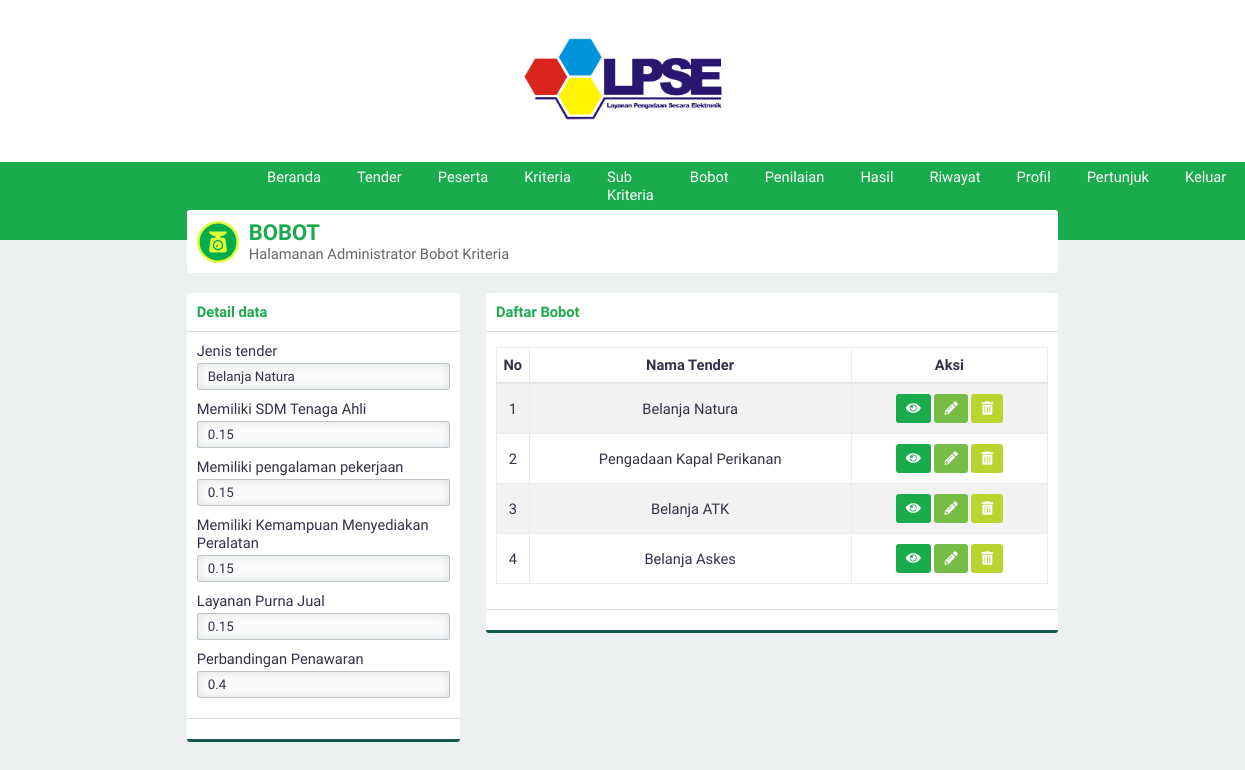
The page /?page=bobot&aksi=lihat&id=3 (signed in) on the database its author committed.
### tables this page shows
CREATE TABLE `jenis_tender` (
  `id_jenistender` int(3) NOT NULL,
  `namaTender` varchar(100) NOT NULL,
  `kode_rup` varchar(30) NOT NULL,
  `satuan_kerja` varchar(50) NOT NULL,
  `jenis_pengadaan` varchar(50) NOT NULL,
  `nilai_hps` varchar(50) NOT NULL,
  `tahun_pembuatan` varchar(20) NOT NULL
);

CREATE TABLE `bobot_kriteria` (
  `id_bobotkriteria` int(3) NOT NULL,
  `id_jenistender` int(3) NOT NULL,
  `id_kriteria` int(3) NOT NULL,
  `bobot` float NOT NULL
);

CREATE TABLE `kriteria` (
  `id_kriteria` int(3) NOT NULL,
  `namaKriteria` varchar(50) NOT NULL,
  `sifat` enum('Benefit','Cost') NOT NULL
);

### page/lihatbobot.php (the view, shortened to what this page needs)
<?php
$id=htmlspecialchars(@$_GET['id']);
$querylihat="SELECT id_jenistender,bobot,id_bobotkriteria,kriteria.namaKriteria AS namaKriteria FROM bobot_kriteria INNER JOIN kriteria USING(id_kriteria) WHERE id_jenistender='$id'";
?>
<div class="panel-top">
    <b class="text-green">Detail data</b>
</div>
<form>
    <div class="panel-middle">
        <div class="group-input">
            <?php
            $query="SELECT namaTender FROM jenis_tender WHERE id_jenistender='$id'";
            $execute=$konek->query($query);
            $data=$execute->fetch_array(MYSQLI_ASSOC);
            ?>
            <div class="group-input">
                <label for="jenistender">Jenis tender</label>
                <input class="form-custom" value="<?php echo $data['namaTender'];?>" disabled type="text" autocomplete="off" required name="jenistender" id="jenistender" placeholder="jenistender">
            </div>
        </div>
        <?php
        $execute2=$konek->query($querylihat);
        while($data=$execute2->fetch_array(MYSQLI_ASSOC)){
            echo "<div class=\"group-input\">
                    <label for=\"$data[namaKriteria]\">$data[namaKriteria]</label>
                    <input type='hidden' value=\"$data[id_bobotkriteria]\" name=\"id[]\">
                    <input class=\"form-custom\" value=\"$data[bobot]\" disabled type=\"text\" autocomplete=\"off\" required name=\"bobot[]\">
            </div>
                ";
        }
        ?>
    </div>
    <div class="panel-bottom">
    </div>
</form>

### asset/css/style.css (style rules this page uses)
* { padding: 0; margin: 0; font-family: 'Work Sans', sans-serif; color: #36304A; font-weight: 500; letter-spacing: normal; }
b, h1, h2, h3, h4, h5 { padding: 0; font-weight: 600 !important; margin: 0.83em 0em; }
.text-green { color: #1aab4c !important; }
input, select { border: none; width: 100%; }
.form-custom { padding: 5px 10px; border: solid 1px #BDC3C7; -webkit-border-radius: 2px; -moz-border-radius: 2px; border-radius: 2px; box-sizing: border-box; box-shadow: inset 0 0 8px #d9dfe3; margin: 3px 0 10px 0; }
.panel-top { padding: 10px; box-sizing: padding-box; border-bottom: solid 1px #dddddd; }
.panel-middle { padding: 10px; box-sizing: padding-box; }
.panel-bottom { padding: 10px; border-bottom: solid 3px #135a4c; border-top: solid 1px #dddddd; }
body { background-color: #ECF0F1; display: flex; width: 100vw; height: 100vh; align-items: center; flex-direction: column; overflow-x: hidden; font-size: 11pt; }

### rows shown on the page
jenis_tender: jenistender "Belanja Natura"
bobot_kriteria: id_kriteria.namaKriteria "Memiliki SDM Tenaga Ahli", bobot "0.15"
bobot_kriteria: id_kriteria.namaKriteria "Memiliki pengalaman pekerjaan", bobot "0.15"
bobot_kriteria: id_kriteria.namaKriteria "Memiliki Kemampuan Menyediakan Peralatan", bobot "0.15"
bobot_kriteria: id_kriteria.namaKriteria "Layanan Purna Jual", bobot "0.15"
bobot_kriteria: id_kriteria.namaKriteria "Perbandingan Penawaran", bobot "0.4"

### other values the page prints
$data[namaTender] "Belanja Natura"
$data[namaTender] "Pengadaan Kapal Perikanan"
$data[namaTender] "Belanja ATK"
$data[namaTender] "Belanja Askes"
